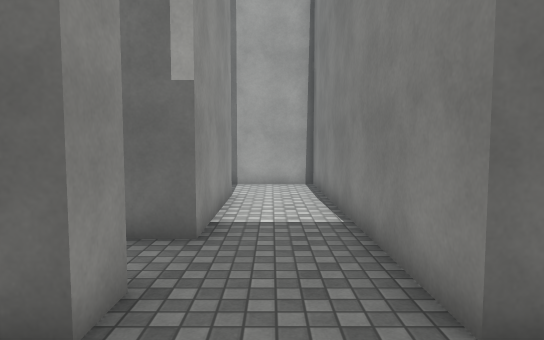
View 1 (above)

21 first-person views from a walk through a scene from a Unity 3-D project. The camera is 1.5 m above the floor, tilts 4° down and sees 75° across. The floor is counted in squares, 1 m on a side. Each view is taken from the middle of a square. On the plan, view 1 faces up. The plan holds only what a view shows up to about 16 squares ahead; the rest is blank. The place goes on beyond the plan. The player is left out. Some surface patterns are stand-ins.

View 2
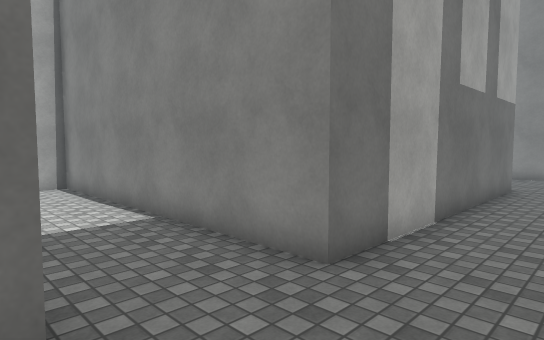

View 3
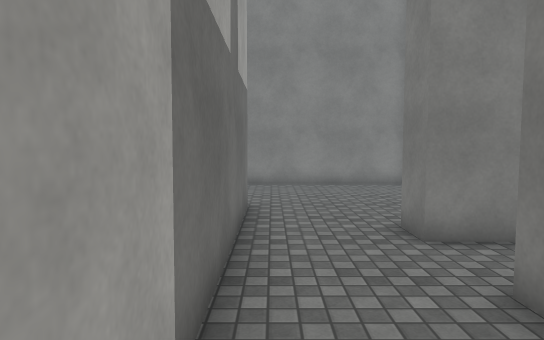

View 4
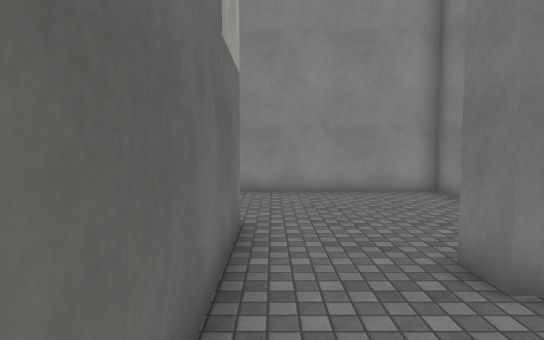

View 5
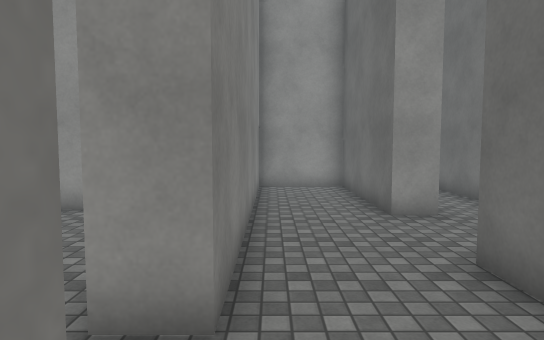

View 6
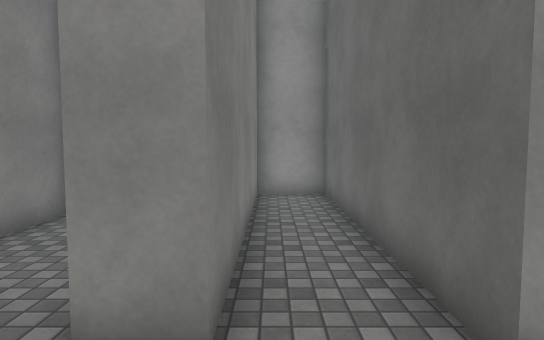

View 7
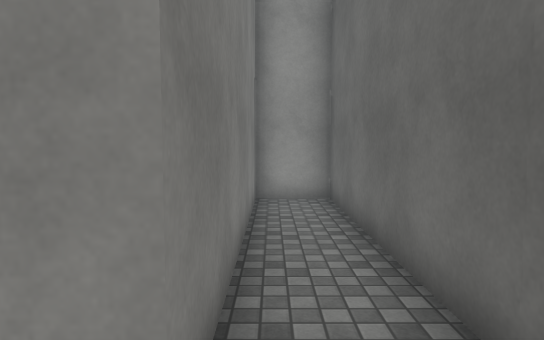

View 8
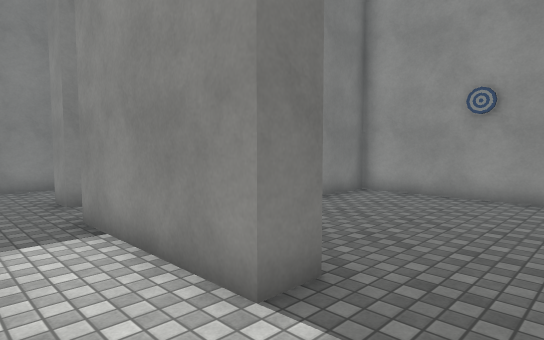

View 9
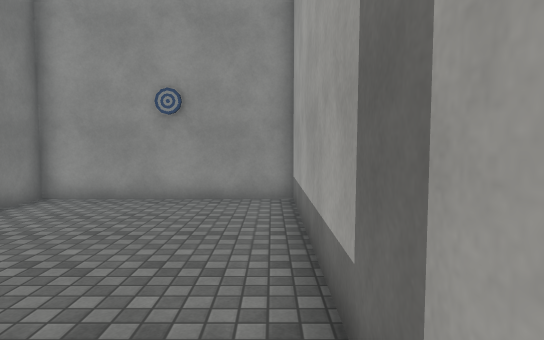

View 10
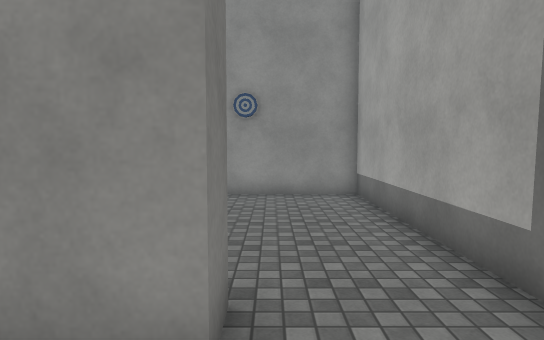

View 11
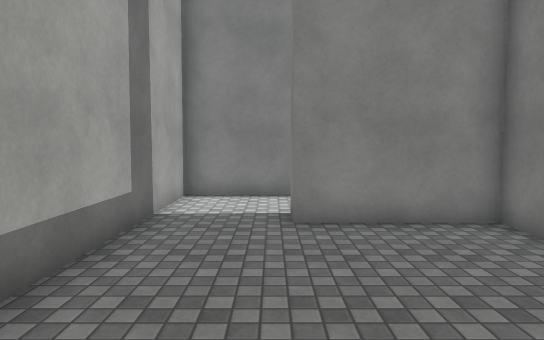

View 12
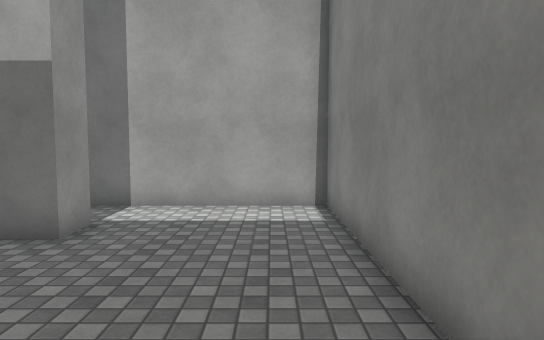

View 13
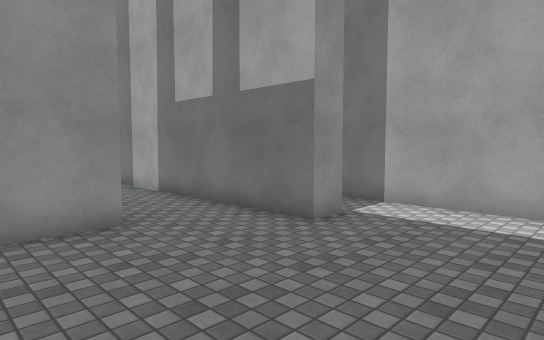

View 14
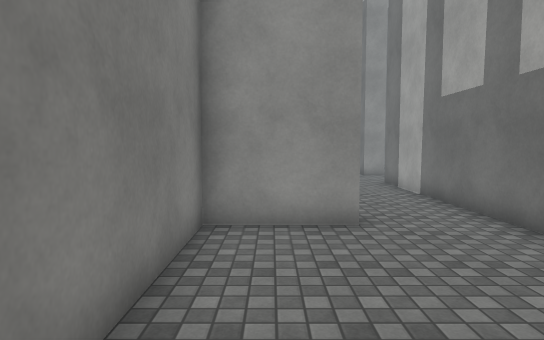

View 15
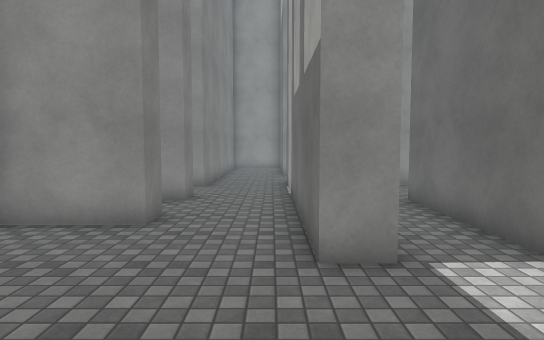

View 16
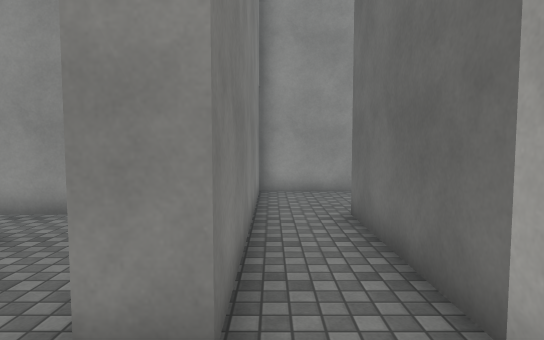

View 17
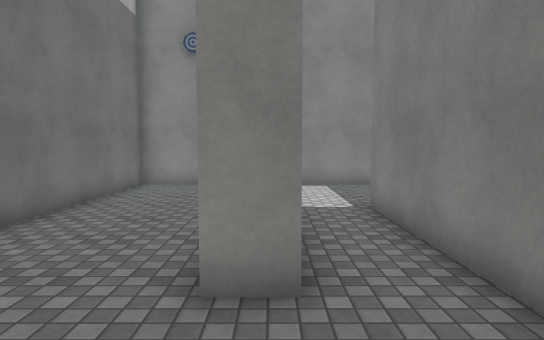

View 18
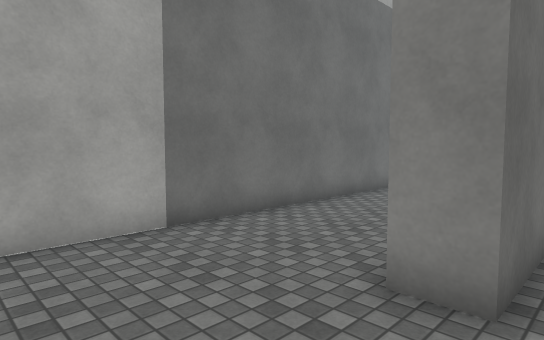

View 19
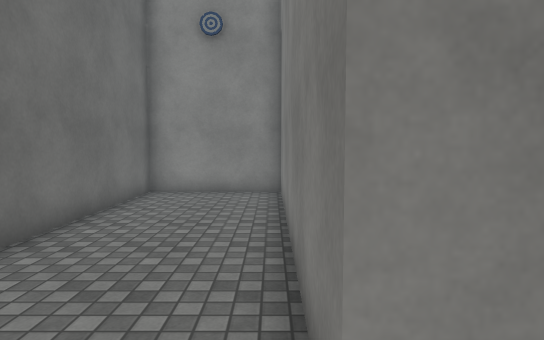

View 20
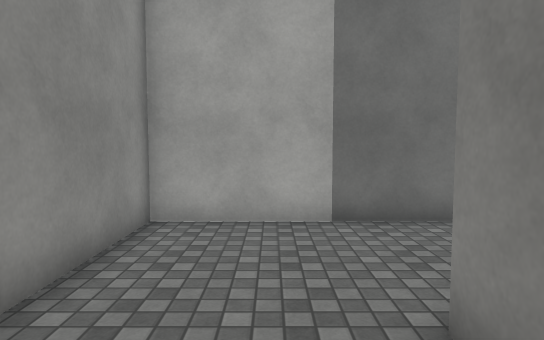

View 21
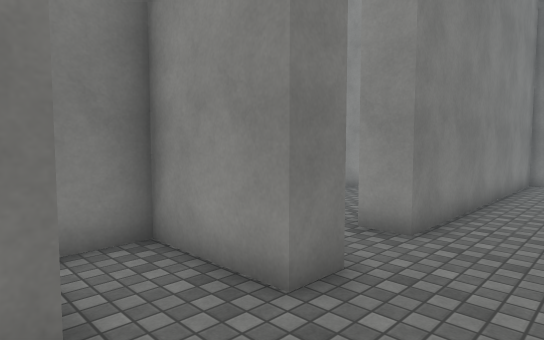

### Floor plan
Points are (right, up) in squares from view 1. A wall is a line through its corners. A room is listed if a view was taken in it or the views show most of it. See-through windows are left out.
Room 1 (views 1, 2, 3, 4, 5, 6, 7, 12, 13, 14, 15, 16, 21)
walls: (5.4, -0.4) (6.4, -0.4) (6.4, -3.3) (7.8, -3.3); (8.4, -1.9) (8.4, -0.4) (9.4, -0.4) (9.4, -3.3) (16.4, -3.3) (16.4, 5.7) (12.4, 5.7); (11.6, 3.6) (11.6, 2.6) (1.6, 2.6) (1.6, 10.6); (-1.2, 10.6) (-1.2, 5.7) (-9.8, 5.7) (-9.8, 3.6) (-1.5, 3.6) (-1.5, 2.6) (-6.7, 2.6) (-6.7, -0.4) (3.3, -0.4)
ways out: opening at (0.5, 11) to room 2; opening at (11.5, 4.5) to room 3; opening at (4.5, -1)
Room 2 (views 8, 9, 10, 11)
walls: (-3.4, 6.7) (-2.2, 6.7) (-2.2, 10.6) (-1.2, 10.6); (1.6, 10.6) (1.6, 13.6) (-9.8, 13.6) (-9.8, 6.7) (-7.5, 6.7)
ways out: opening at (0.5, 11) to room 1
Room 3 (views 17, 18, 19, 20)
walls: (12.4, 5.7) (6.4, 5.7) (6.4, 6.7) (16.4, 6.7) (16.4, 10.9) (2.6, 10.9) (2.6, 3.6) (11.6, 3.6)
ways out: opening at (11.5, 4.5) to room 1

Positions as (right, up) in squares from view 1, and headings:
1: (0, 0), facing up
2: (-2, 0), facing up-right
3: (3, 2), facing right
4: (5, 2), facing right
5: (6, 0), facing left
6: (1, 4), facing left
7: (0, 4), facing left
8: (1, 13), facing down-left
9: (0, 13), facing left
10: (1, 11), facing left
11: (-9, 11), facing right
12: (15, -3), facing up
13: (16, -3), facing up-left
14: (16, -2), facing left
15: (16, 2), facing left
16: (14, 4), facing left
17: (3, 6), facing right
18: (3, 5), facing up-right
19: (5, 7), facing right
20: (5, 4), facing up
21: (9, 2), facing down-left
